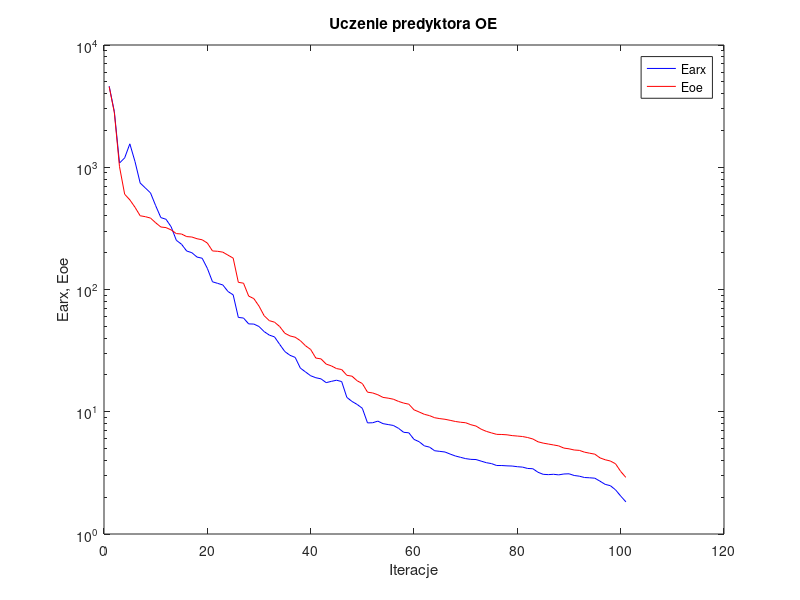
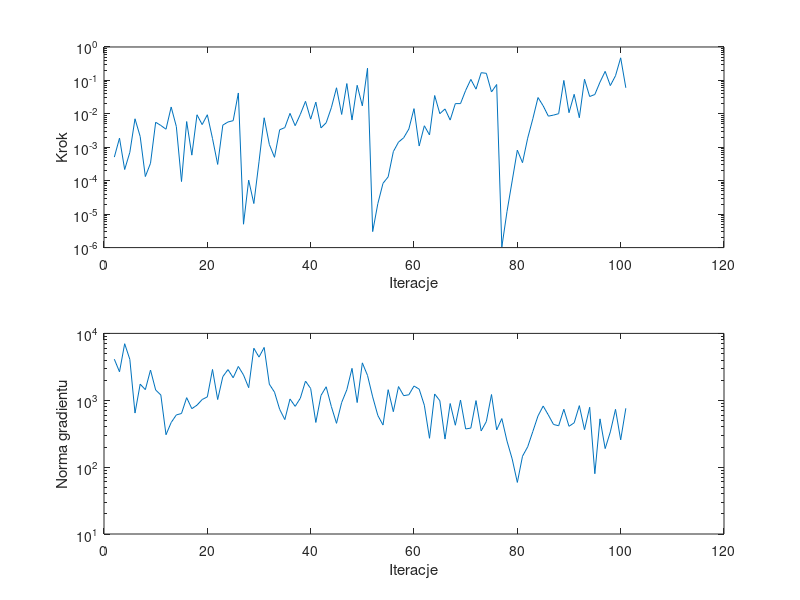

MATLAB code for these plots, in order:
%uczenie predyktora oe
clear all;
n=0; farx(n+1)=4.607327e+003; foe(n+1)=4.566616e+003; wspucz(n+1)=0.000000e+000; ng(n+1)=0.000000e+000;
%odnowa zmiennej metryki
n=1; farx(n+1)=2.857033e+003; foe(n+1)=2.797320e+003; krok(n+1)=5.097061e-004; ng(n+1)=4.108968e+003;
n=2; farx(n+1)=1.081914e+003; foe(n+1)=1.010385e+003; krok(n+1)=1.876490e-003; ng(n+1)=2.664306e+003;
n=3; farx(n+1)=1.193395e+003; foe(n+1)=6.014646e+002; krok(n+1)=2.162683e-004; ng(n+1)=7.008737e+003;
n=4; farx(n+1)=1.554362e+003; foe(n+1)=5.411809e+002; krok(n+1)=7.068943e-004; ng(n+1)=4.083788e+003;
n=5; farx(n+1)=1.112883e+003; foe(n+1)=4.704811e+002; krok(n+1)=7.119007e-003; ng(n+1)=6.437313e+002;
n=6; farx(n+1)=7.432935e+002; foe(n+1)=4.010310e+002; krok(n+1)=2.106935e-003; ng(n+1)=1.740001e+003;
n=7; farx(n+1)=6.769409e+002; foe(n+1)=3.941722e+002; krok(n+1)=1.333319e-004; ng(n+1)=1.441702e+003;
n=8; farx(n+1)=6.169466e+002; foe(n+1)=3.840347e+002; krok(n+1)=3.323859e-004; ng(n+1)=2.833134e+003;
n=9; farx(n+1)=4.849490e+002; foe(n+1)=3.514350e+002; krok(n+1)=5.608324e-003; ng(n+1)=1.424583e+003;
n=10; farx(n+1)=3.874438e+002; foe(n+1)=3.245622e+002; krok(n+1)=4.494346e-003; ng(n+1)=1.198067e+003;
n=11; farx(n+1)=3.753902e+002; foe(n+1)=3.208617e+002; krok(n+1)=3.473809e-003; ng(n+1)=3.052079e+002;
n=12; farx(n+1)=3.255569e+002; foe(n+1)=3.070807e+002; krok(n+1)=1.603572e-002; ng(n+1)=4.648080e+002;
n=13; farx(n+1)=2.526172e+002; foe(n+1)=2.866406e+002; krok(n+1)=4.175393e-003; ng(n+1)=6.037954e+002;
n=14; farx(n+1)=2.346225e+002; foe(n+1)=2.844422e+002; krok(n+1)=9.447205e-005; ng(n+1)=6.340289e+002;
n=15; farx(n+1)=2.065041e+002; foe(n+1)=2.709327e+002; krok(n+1)=5.887869e-003; ng(n+1)=1.093866e+003;
n=16; farx(n+1)=2.000561e+002; foe(n+1)=2.687891e+002; krok(n+1)=5.823194e-004; ng(n+1)=7.484775e+002;
n=17; farx(n+1)=1.842651e+002; foe(n+1)=2.601986e+002; krok(n+1)=9.385969e-003; ng(n+1)=8.450656e+002;
n=18; farx(n+1)=1.802017e+002; foe(n+1)=2.551086e+002; krok(n+1)=4.776032e-003; ng(n+1)=1.025830e+003;
n=19; farx(n+1)=1.489828e+002; foe(n+1)=2.399203e+002; krok(n+1)=9.397462e-003; ng(n+1)=1.123701e+003;
n=20; farx(n+1)=1.156156e+002; foe(n+1)=2.067096e+002; krok(n+1)=1.830478e-003; ng(n+1)=2.889452e+003;
n=21; farx(n+1)=1.122463e+002; foe(n+1)=2.053850e+002; krok(n+1)=3.072763e-004; ng(n+1)=1.025311e+003;
n=22; farx(n+1)=1.089166e+002; foe(n+1)=2.020542e+002; krok(n+1)=4.611188e-003; ng(n+1)=2.258254e+003;
n=23; farx(n+1)=9.627265e+001; foe(n+1)=1.909479e+002; krok(n+1)=5.711090e-003; ng(n+1)=2.876063e+003;
n=24; farx(n+1)=9.044721e+001; foe(n+1)=1.806528e+002; krok(n+1)=6.256921e-003; ng(n+1)=2.170466e+003;
n=25; farx(n+1)=5.909413e+001; foe(n+1)=1.144732e+002; krok(n+1)=4.215364e-002; ng(n+1)=3.204184e+003;
%odnowa zmiennej metryki
n=26; farx(n+1)=5.843802e+001; foe(n+1)=1.126673e+002; krok(n+1)=5.005977e-006; ng(n+1)=2.391908e+003;
n=27; farx(n+1)=5.232413e+001; foe(n+1)=8.834009e+001; krok(n+1)=1.042068e-004; ng(n+1)=1.541599e+003;
n=28; farx(n+1)=5.215537e+001; foe(n+1)=8.423921e+001; krok(n+1)=2.078166e-005; ng(n+1)=5.998285e+003;
n=29; farx(n+1)=4.980731e+001; foe(n+1)=7.316376e+001; krok(n+1)=3.684136e-004; ng(n+1)=4.423659e+003;
n=30; farx(n+1)=4.524127e+001; foe(n+1)=6.099192e+001; krok(n+1)=7.632150e-003; ng(n+1)=6.166355e+003;
n=31; farx(n+1)=4.235661e+001; foe(n+1)=5.559629e+001; krok(n+1)=1.217394e-003; ng(n+1)=1.740580e+003;
n=32; farx(n+1)=4.097538e+001; foe(n+1)=5.406679e+001; krok(n+1)=5.018139e-004; ng(n+1)=1.321681e+003;
n=33; farx(n+1)=3.558438e+001; foe(n+1)=4.978313e+001; krok(n+1)=3.340601e-003; ng(n+1)=7.311161e+002;
n=34; farx(n+1)=3.107552e+001; foe(n+1)=4.387825e+001; krok(n+1)=3.880673e-003; ng(n+1)=5.140167e+002;
n=35; farx(n+1)=2.895149e+001; foe(n+1)=4.171390e+001; krok(n+1)=1.033570e-002; ng(n+1)=1.044691e+003;
n=36; farx(n+1)=2.784331e+001; foe(n+1)=4.070292e+001; krok(n+1)=4.432757e-003; ng(n+1)=8.104905e+002;
n=37; farx(n+1)=2.276095e+001; foe(n+1)=3.815813e+001; krok(n+1)=9.690117e-003; ng(n+1)=1.074625e+003;
n=38; farx(n+1)=2.117149e+001; foe(n+1)=3.466488e+001; krok(n+1)=2.369912e-002; ng(n+1)=1.934029e+003;
n=39; farx(n+1)=1.970031e+001; foe(n+1)=3.230668e+001; krok(n+1)=6.947618e-003; ng(n+1)=1.500280e+003;
n=40; farx(n+1)=1.898073e+001; foe(n+1)=2.749163e+001; krok(n+1)=2.243330e-002; ng(n+1)=4.657488e+002;
n=41; farx(n+1)=1.858300e+001; foe(n+1)=2.707799e+001; krok(n+1)=3.804775e-003; ng(n+1)=1.181108e+003;
n=42; farx(n+1)=1.730898e+001; foe(n+1)=2.454449e+001; krok(n+1)=5.414124e-003; ng(n+1)=1.591380e+003;
n=43; farx(n+1)=1.772093e+001; foe(n+1)=2.372941e+001; krok(n+1)=1.523788e-002; ng(n+1)=8.069642e+002;
n=44; farx(n+1)=1.810970e+001; foe(n+1)=2.255670e+001; krok(n+1)=6.024636e-002; ng(n+1)=4.519047e+002;
n=45; farx(n+1)=1.766130e+001; foe(n+1)=2.214582e+001; krok(n+1)=9.590335e-003; ng(n+1)=9.272389e+002;
n=46; farx(n+1)=1.310758e+001; foe(n+1)=1.987372e+001; krok(n+1)=8.057849e-002; ng(n+1)=1.436386e+003;
n=47; farx(n+1)=1.214226e+001; foe(n+1)=1.953551e+001; krok(n+1)=6.545122e-003; ng(n+1)=2.999869e+003;
n=48; farx(n+1)=1.147535e+001; foe(n+1)=1.792129e+001; krok(n+1)=7.142563e-002; ng(n+1)=9.243003e+002;
n=49; farx(n+1)=1.067444e+001; foe(n+1)=1.701263e+001; krok(n+1)=1.734832e-002; ng(n+1)=3.624913e+003;
n=50; farx(n+1)=8.107092e+000; foe(n+1)=1.445886e+001; krok(n+1)=2.317569e-001; ng(n+1)=2.352999e+003;
%odnowa zmiennej metryki
n=51; farx(n+1)=8.127541e+000; foe(n+1)=1.425206e+001; krok(n+1)=3.009992e-006; ng(n+1)=1.123902e+003;
n=52; farx(n+1)=8.384280e+000; foe(n+1)=1.377630e+001; krok(n+1)=2.067984e-005; ng(n+1)=5.925885e+002;
n=53; farx(n+1)=7.994313e+000; foe(n+1)=1.310482e+001; krok(n+1)=8.370634e-005; ng(n+1)=4.260836e+002;
n=54; farx(n+1)=7.856755e+000; foe(n+1)=1.291953e+001; krok(n+1)=1.306299e-004; ng(n+1)=1.439246e+003;
n=55; farx(n+1)=7.726038e+000; foe(n+1)=1.266679e+001; krok(n+1)=7.433745e-004; ng(n+1)=6.749985e+002;
n=56; farx(n+1)=7.322207e+000; foe(n+1)=1.215485e+001; krok(n+1)=1.427772e-003; ng(n+1)=1.602644e+003;
n=57; farx(n+1)=6.789810e+000; foe(n+1)=1.177492e+001; krok(n+1)=1.926084e-003; ng(n+1)=1.171766e+003;
n=58; farx(n+1)=6.727849e+000; foe(n+1)=1.153009e+001; krok(n+1)=3.516052e-003; ng(n+1)=1.207187e+003;
n=59; farx(n+1)=5.941920e+000; foe(n+1)=1.037115e+001; krok(n+1)=1.432736e-002; ng(n+1)=1.633620e+003;
n=60; farx(n+1)=5.684967e+000; foe(n+1)=9.955576e+000; krok(n+1)=1.093891e-003; ng(n+1)=1.467109e+003;
n=61; farx(n+1)=5.260653e+000; foe(n+1)=9.529100e+000; krok(n+1)=4.403244e-003; ng(n+1)=8.434096e+002;
n=62; farx(n+1)=5.137391e+000; foe(n+1)=9.295903e+000; krok(n+1)=2.339183e-003; ng(n+1)=2.700958e+002;
n=63; farx(n+1)=4.798013e+000; foe(n+1)=8.935929e+000; krok(n+1)=3.535818e-002; ng(n+1)=1.242262e+003;
n=64; farx(n+1)=4.741798e+000; foe(n+1)=8.786608e+000; krok(n+1)=1.012568e-002; ng(n+1)=9.845018e+002;
n=65; farx(n+1)=4.684981e+000; foe(n+1)=8.678019e+000; krok(n+1)=1.399673e-002; ng(n+1)=2.628073e+002;
n=66; farx(n+1)=4.506061e+000; foe(n+1)=8.507214e+000; krok(n+1)=6.518600e-003; ng(n+1)=8.941391e+002;
n=67; farx(n+1)=4.347735e+000; foe(n+1)=8.327561e+000; krok(n+1)=2.024365e-002; ng(n+1)=4.232638e+002;
n=68; farx(n+1)=4.239392e+000; foe(n+1)=8.209503e+000; krok(n+1)=2.025137e-002; ng(n+1)=1.008926e+003;
n=69; farx(n+1)=4.135835e+000; foe(n+1)=8.129715e+000; krok(n+1)=5.042484e-002; ng(n+1)=3.724074e+002;
n=70; farx(n+1)=4.079079e+000; foe(n+1)=7.836030e+000; krok(n+1)=1.071906e-001; ng(n+1)=3.837283e+002;
n=71; farx(n+1)=4.065218e+000; foe(n+1)=7.639168e+000; krok(n+1)=5.483245e-002; ng(n+1)=9.883936e+002;
n=72; farx(n+1)=3.945415e+000; foe(n+1)=7.199436e+000; krok(n+1)=1.701816e-001; ng(n+1)=3.482116e+002;
n=73; farx(n+1)=3.831056e+000; foe(n+1)=6.911111e+000; krok(n+1)=1.630613e-001; ng(n+1)=4.807273e+002;
n=74; farx(n+1)=3.766448e+000; foe(n+1)=6.713040e+000; krok(n+1)=4.517978e-002; ng(n+1)=1.218335e+003;
n=75; farx(n+1)=3.632602e+000; foe(n+1)=6.533089e+000; krok(n+1)=7.549232e-002; ng(n+1)=3.607740e+002;
%odnowa zmiennej metryki
n=76; farx(n+1)=3.631646e+000; foe(n+1)=6.517473e+000; krok(n+1)=1.045578e-006; ng(n+1)=5.323846e+002;
n=77; farx(n+1)=3.609687e+000; foe(n+1)=6.477020e+000; krok(n+1)=1.197415e-005; ng(n+1)=2.451097e+002;
n=78; farx(n+1)=3.597031e+000; foe(n+1)=6.381101e+000; krok(n+1)=9.874235e-005; ng(n+1)=1.327350e+002;
n=79; farx(n+1)=3.552206e+000; foe(n+1)=6.327466e+000; krok(n+1)=8.216032e-004; ng(n+1)=5.906437e+001;
n=80; farx(n+1)=3.525139e+000; foe(n+1)=6.271362e+000; krok(n+1)=3.467612e-004; ng(n+1)=1.455741e+002;
n=81; farx(n+1)=3.436445e+000; foe(n+1)=6.153881e+000; krok(n+1)=1.870456e-003; ng(n+1)=2.011409e+002;
n=82; farx(n+1)=3.419891e+000; foe(n+1)=5.988064e+000; krok(n+1)=7.144846e-003; ng(n+1)=3.413292e+002;
n=83; farx(n+1)=3.199249e+000; foe(n+1)=5.679281e+000; krok(n+1)=3.076926e-002; ng(n+1)=5.829975e+002;
n=84; farx(n+1)=3.077582e+000; foe(n+1)=5.539718e+000; krok(n+1)=1.740861e-002; ng(n+1)=8.197929e+002;
n=85; farx(n+1)=3.059480e+000; foe(n+1)=5.444086e+000; krok(n+1)=8.534063e-003; ng(n+1)=6.027987e+002;
n=86; farx(n+1)=3.079676e+000; foe(n+1)=5.352043e+000; krok(n+1)=9.173286e-003; ng(n+1)=4.346189e+002;
n=87; farx(n+1)=3.045893e+000; foe(n+1)=5.258621e+000; krok(n+1)=1.012568e-002; ng(n+1)=4.156895e+002;
n=88; farx(n+1)=3.096668e+000; foe(n+1)=5.044998e+000; krok(n+1)=9.990853e-002; ng(n+1)=7.333921e+002;
n=89; farx(n+1)=3.108479e+000; foe(n+1)=4.975765e+000; krok(n+1)=1.082825e-002; ng(n+1)=4.078080e+002;
n=90; farx(n+1)=3.010870e+000; foe(n+1)=4.866671e+000; krok(n+1)=3.841036e-002; ng(n+1)=4.598207e+002;
n=91; farx(n+1)=2.971421e+000; foe(n+1)=4.830989e+000; krok(n+1)=7.662549e-003; ng(n+1)=8.311171e+002;
n=92; farx(n+1)=2.897783e+000; foe(n+1)=4.671673e+000; krok(n+1)=1.084302e-001; ng(n+1)=3.625221e+002;
n=93; farx(n+1)=2.883222e+000; foe(n+1)=4.580569e+000; krok(n+1)=3.300845e-002; ng(n+1)=7.857294e+002;
n=94; farx(n+1)=2.861128e+000; foe(n+1)=4.498343e+000; krok(n+1)=3.790730e-002; ng(n+1)=7.971209e+001;
n=95; farx(n+1)=2.703862e+000; foe(n+1)=4.195113e+000; krok(n+1)=8.892157e-002; ng(n+1)=5.269975e+002;
n=96; farx(n+1)=2.546823e+000; foe(n+1)=4.049675e+000; krok(n+1)=1.865458e-001; ng(n+1)=1.893210e+002;
n=97; farx(n+1)=2.485008e+000; foe(n+1)=3.954019e+000; krok(n+1)=7.000904e-002; ng(n+1)=3.367085e+002;
n=98; farx(n+1)=2.299829e+000; foe(n+1)=3.756666e+000; krok(n+1)=1.380129e-001; ng(n+1)=7.317756e+002;
n=99; farx(n+1)=2.044786e+000; foe(n+1)=3.250667e+000; krok(n+1)=4.741921e-001; ng(n+1)=2.558868e+002;
n=100; farx(n+1)=1.834549e+000; foe(n+1)=2.903952e+000; krok(n+1)=6.024636e-002; ng(n+1)=7.579032e+002;

figure; semilogy(farx,'b'); hold on; semilogy(foe,'r'); xlabel('Iteracje'); ylabel('Earx, Eoe'); legend('Earx','Eoe'); title('Uczenie predyktora OE');
figure; subplot(2,1,1); semilogy(krok); xlabel('Iteracje'); ylabel('Krok');
subplot(2,1,2); semilogy(ng); xlabel('Iteracje'); ylabel('Norma gradientu');
Earx=farx(n+1)
Eoe=foe(n+1)
